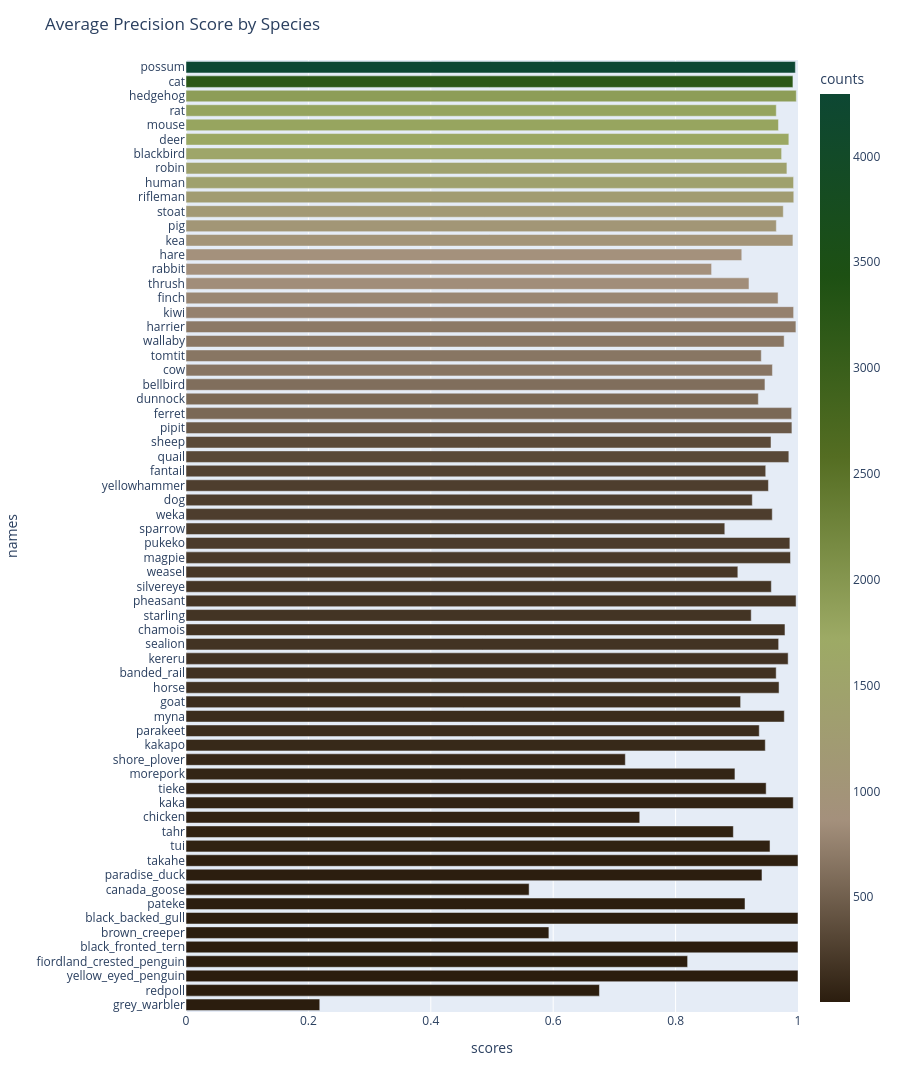

The cell this chart's notebook holds for it:
### Markdown cell above
And doing the same for the final validation batch.  These images were from cameras not used in training, but the result is not fully independent as the decision to stop training was optimised for this data, and some cameras will have been from nearby locations to those used for training.

### Code cell
val_labels_numeric = val_labels_df.iloc[:,2:]
val_preds_numeric = val_preds_df.iloc[:,2:]

names, scores = plot_map_by_class(val_labels_numeric,
                                  val_preds_numeric,
                                  min_samples=5,
                                  #save_destn = '/home/olly/Desktop/val_precision.pdf'
                                  )
val_accuracy_df = pd.DataFrame({'Name': names, 'macroAveragePrecision': scores})
val_accuracy_df.to_csv(paths.class_acc_pth, index=False)

### Figure 1 — Plotly figure (JSON) as saved in the notebook; plotly's stock layout.template omitted (floating-point values rounded to 4 significant figures)
{"data": [{"customdata": [[5], [5], [5], [6], [6], [7], [9], [9], [10], [15], [24], [40], [40], [46], [48], [52], [65], [83], [93], [115], [116], [116], [151], [164], [165], [168], [170], [173], [183], [185], [202], [221], [231], [242], [243], [252], [252], [283], [333], [344], [455], [567], [570], [610], [665], [666], [677], [691], [754], [795], [839], [869], [881], [1005], [1072], [1145], [1258], [1425], [1432], [1577], [1748], [1796], [1811], [1905], [3205], [4295]], "hovertemplate": "scores=%{x}<br>names=%{y}<br>counts=%{marker.color}<extra></extra>", "legendgroup": "", "marker": {"color": [5, 5, 5, 6, 6, 7, 9, 9, 10, 15, 24, 40, 40, 46, 48, 52, 65, 83, 93, 115, 116, 116, 151, 164, 165, 168, 170, 173, 183, 185, 202, 221, 231, 242, 243, 252, 252, 283, 333, 344, 455, 567, 570, 610, 665, 666, 677, 691, 754, 795, 839, 869, 881, 1005, 1072, 1145, 1258, 1425, 1432, 1577, 1748, 1796, 1811, 1905, 3205, 4295], "coloraxis": "coloraxis", "pattern": {"shape": ""}}, "name": "", "orientation": "h", "showlegend": false, "textposition": "auto", "type": "bar", "x": [0.2186, 0.6756, 1.0, 0.8196, 1.0, 0.593, 1.0, 0.9134, 0.5607, 0.9411, 1.0, 0.9543, 0.8944, 0.7414, 0.9922, 0.948, 0.897, 0.7179, 0.9465, 0.9367, 0.9776, 0.9062, 0.969, 0.9644, 0.9839, 0.9684, 0.9787, 0.9236, 0.9969, 0.9565, 0.9017, 0.9878, 0.9867, 0.8804, 0.9579, 0.9253, 0.9517, 0.9473, 0.985, 0.9559, 0.9901, 0.9896, 0.9352, 0.946, 0.9582, 0.94, 0.9774, 0.9966, 0.9928, 0.9674, 0.9199, 0.8588, 0.9081, 0.9917, 0.9646, 0.9759, 0.9931, 0.9928, 0.9819, 0.9732, 0.9851, 0.9681, 0.9645, 0.9973, 0.9917, 0.9957], "xaxis": "x", "y": ["grey_warbler", "redpoll", "yellow_eyed_penguin", "fiordland_crested_penguin", "black_fronted_tern", "brown_creeper", "black_backed_gull", "pateke", "canada_goose", "paradise_duck", "takahe", "tui", "tahr", "chicken", "kaka", "tieke", "morepork", "shore_plover", "kakapo", "parakeet", "myna", "goat", "horse", "banded_rail", "kereru", "sealion", "chamois", "starling", "pheasant", "silvereye", "weasel", "magpie", "pukeko", "sparrow", "weka", "dog", "yellowhammer", "fantail", "quail", "sheep", "pipit", "ferret", "dunnock", "bellbird", "cow", "tomtit", "wallaby", "harrier", "kiwi", "finch", "thrush", "rabbit", "hare", "kea", "pig", "stoat", "rifleman", "human", "robin", "blackbird", "deer", "mouse", "rat", "hedgehog", "cat", "possum"], "yaxis": "y"}], "layout": {"barmode": "relative", "coloraxis": {"colorbar": {"title": {"text": "counts"}}, "colorscale": [[0, "#2b1d0e"], [0.2, "#a4907c"], [0.4, "#9DAA65"], [0.6, "#546D22"], [0.8, "#1d5013"], [1, "#0d4733"]]}, "height": 1200, "legend": {"tracegroupgap": 0}, "margin": {"t": 60}, "title": {"text": "Average Precision Score by Species"}, "xaxis": {"anchor": "y", "domain": [0, 1], "range": [0, 1], "title": {"text": "scores"}}, "yaxis": {"anchor": "x", "domain": [0, 1], "title": {"text": "names"}}}}
